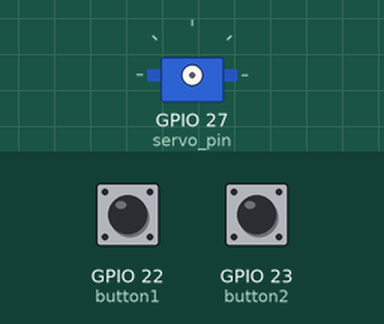
Simulated run of this program. Board: Raspberry Pi (BCM pin numbers). Shown: servo. The inputs (shaded band) are chosen by the test bench; at power-on: GPIO 22 (button1) LOW, GPIO 23 (button2) LOW. Servo angles are drawn from the pulse width (0.5 ms = 0°, 2.5 ms = 180°).

Above: at 1.2 s.
1.3 s: GPIO 22 (button1) pulled HIGH for 0.15 s
At 2.46 s:
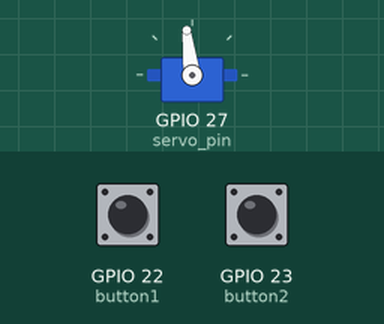
4.3 s: GPIO 22 (button1) pulled HIGH for 3.2 s
At 4.53 s:
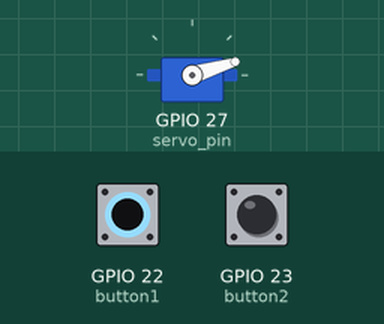
9.0 s: GPIO 23 (button2) pulled HIGH for 0.15 s
At 9.79 s:
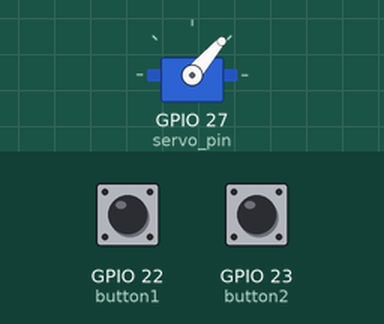
11.4 s: GPIO 22 (button1) pulled HIGH for 1 s
At 14.6 s:
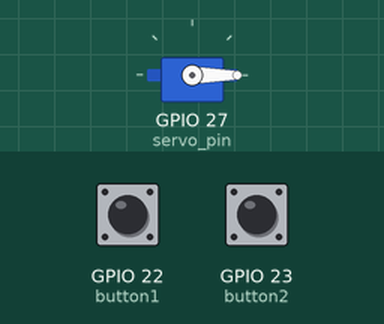
Timing chart, 0 to 15.4 s (numbered marks = the images above; inputs shaded):
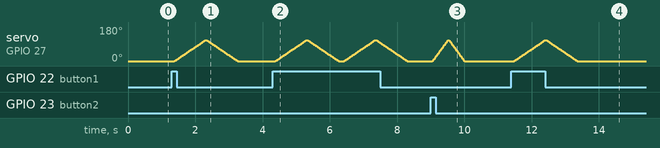

The program:

opdracht6.py
```python
import RPi.GPIO as GPIO
import time

GPIO.setmode(GPIO.BCM)

# Pinnen instellen
servo_pin = 27
button1 = 22
button2 = 23

# Zet pin
GPIO.setup(servo_pin, GPIO.OUT)
GPIO.setup(button1, GPIO.IN, pull_up_down=GPIO.PUD_DOWN)
GPIO.setup(button2, GPIO.IN, pull_up_down=GPIO.PUD_DOWN)

# Start PWM op 50Hz (voor servo)
pwm = GPIO.PWM(servo_pin, 50)
pwm.start(0)

# Functie om servo te draaien van start naar eindhoek in gegeven tijd
def draai_servo(start, end, duur):
    stappen = 50
    delay = duur / stappen
    for i in range(stappen + 1):
        hoek = start + (end - start) * (i / stappen)
        duty = 2 + (hoek / 180) * 10
        pwm.ChangeDutyCycle(duty)
        time.sleep(delay)
    pwm.ChangeDutyCycle(0)

try:
    while True:
        # Lees knoppen
        b1 = GPIO.input(button1) == GPIO.HIGH
        b2 = GPIO.input(button2) == GPIO.HIGH

        # Als knop 1 ingedrukt is: servo op 1s heen en terug
        if b1 and not b2:
            draai_servo(0, 120, 1.0)
            draai_servo(120, 0, 1.0)

        # Als knop 2 ingedrukt is: servo op 0.5s heen en terug
        elif b2 and not b1:
            draai_servo(0, 120, 0.5)
            draai_servo(120, 0, 0.5)

        # Als beide knoppen ingedrukt zijn: servo heen in 1s, wacht 2s, terug in 1s
        elif b1 and b2:
            draai_servo(0, 120, 1.0)
            time.sleep(2.0)
            draai_servo(120, 0, 1.0)

        else:
            time.sleep(0.01)

except KeyboardInterrupt:
    pass

# Stop
finally:
    pwm.stop()
    GPIO.cleanup()
```

Measured:
- after the input at 1.3 s, servo on GPIO 27 (servo_pin): rises from 0° to 111° in 0.92 s, then falls to 0° in 0.96 s
- after the input at 9.0 s, servo on GPIO 27 (servo_pin): rises from 0° to 111° in 0.48 s, then falls to 0° in 0.48 s
- after the input at 11.4 s, servo on GPIO 27 (servo_pin): rises from 0° to 111° in 0.92 s, then falls to 0° in 0.96 s
